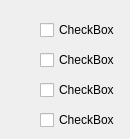
        <widget class="QWidget" name="tab">
         <attribute name="title">
          <string>VehicleEntry</string>
         </attribute>
         <widget class="QCheckBox" name="cb_parameter_VehicleEntry_Code2">
          <property name="geometry">
           <rect>
            <x>40</x>
            <y>20</y>
            <width>81</width>
            <height>20</height>
           </rect>
          </property>
          <property name="autoFillBackground">
           <bool>false</bool>
          </property>
          <property name="text">
           <string>CheckBox</string>
          </property>
         </widget>
         <widget class="QCheckBox" name="cb_parameter_VehicleEntry_Code3">
          <property name="geometry">
           <rect>
            <x>40</x>
            <y>50</y>
            <width>81</width>
            <height>20</height>
           </rect>
          </property>
          <property name="autoFillBackground">
           <bool>false</bool>
          </property>
          <property name="text">
           <string>CheckBox</string>
          </property>
         </widget>
         <widget class="QCheckBox" name="cb_parameter_VehicleEntry_Code4">
          <property name="geometry">
           <rect>
            <x>40</x>
            <y>80</y>
            <width>81</width>
            <height>20</height>
           </rect>
          </property>
          <property name="autoFillBackground">
           <bool>false</bool>
          </property>
          <property name="text">
           <string>CheckBox</string>
          </property>
         </widget>
         <widget class="QCheckBox" name="cb_parameter_VehicleEntry_Code5">
          <property name="geometry">
           <rect>
            <x>40</x>
            <y>110</y>
            <width>81</width>
            <height>20</height>
           </rect>
          </property>
          <property name="autoFillBackground">
           <bool>false</bool>
          </property>
          <property name="text">
           <string>CheckBox</string>
          </property>
         </widget>
        </widget>
